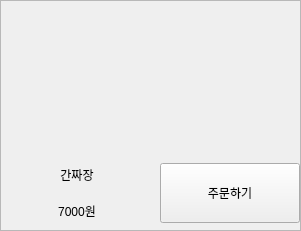
            <widget class="QFrame" name="frame_5">
             <property name="minimumSize">
              <size>
               <width>301</width>
               <height>231</height>
              </size>
             </property>
             <property name="maximumSize">
              <size>
               <width>301</width>
               <height>231</height>
              </size>
             </property>
             <property name="frameShape">
              <enum>QFrame::StyledPanel</enum>
             </property>
             <property name="frameShadow">
              <enum>QFrame::Raised</enum>
             </property>
             <widget class="QWidget" name="verticalLayoutWidget_6">
              <property name="geometry">
               <rect>
                <x>0</x>
                <y>0</y>
                <width>302</width>
                <height>228</height>
               </rect>
              </property>
              <layout class="QVBoxLayout" name="verticalLayout_15">
               <item>
                <widget class="QLabel" name="label_20">
                 <property name="minimumSize">
                  <size>
                   <width>300</width>
                   <height>150</height>
                  </size>
                 </property>
                 <property name="maximumSize">
                  <size>
                   <width>300</width>
                   <height>150</height>
                  </size>
                 </property>
                 <property name="text">
                  <string/>
                 </property>
                 <property name="pixmap">
                  <pixmap>../img/gan_jja.jpeg</pixmap>
                 </property>
                 <property name="scaledContents">
                  <bool>true</bool>
                 </property>
                </widget>
               </item>
               <item>
                <layout class="QHBoxLayout" name="horizontalLayout_8">
                 <item>
                  <layout class="QVBoxLayout" name="verticalLayout_16">
                   <item>
                    <widget class="QLabel" name="label_21">
                     <property name="minimumSize">
                      <size>
                       <width>150</width>
                       <height>30</height>
                      </size>
                     </property>
                     <property name="maximumSize">
                      <size>
                       <width>150</width>
                       <height>30</height>
                      </size>
                     </property>
                     <property name="layoutDirection">
                      <enum>Qt::LeftToRight</enum>
                     </property>
                     <property name="text">
                      <string>간짜장</string>
                     </property>
                     <property name="alignment">
                      <set>Qt::AlignCenter</set>
                     </property>
                    </widget>
                   </item>
                   <item>
                    <widget class="QLabel" name="label_22">
                     <property name="minimumSize">
                      <size>
                       <width>150</width>
                       <height>30</height>
                      </size>
                     </property>
                     <property name="maximumSize">
                      <size>
                       <width>150</width>
                       <height>30</height>
                      </size>
                     </property>
                     <property name="text">
                      <string>7000원</string>
                     </property>
                     <property name="alignment">
                      <set>Qt::AlignCenter</set>
                     </property>
                    </widget>
                   </item>
                  </layout>
                 </item>
                 <item>
                  <widget class="QPushButton" name="selectButton_2">
                   <property name="minimumSize">
                    <size>
                     <width>140</width>
                     <height>60</height>
                    </size>
                   </property>
                   <property name="maximumSize">
                    <size>
                     <width>140</width>
                     <height>60</height>
                    </size>
                   </property>
                   <property name="styleSheet">
                    <string notr="true">QPushButton:pressed {
    background-color: grey;  /* 버튼을 눌렀을 때 배경색 */
    color: white;            /* 버튼을 눌렀을 때 글자색 */
}</string>
                   </property>
                   <property name="text">
                    <string>주문하기</string>
                   </property>
                  </widget>
                 </item>
                </layout>
               </item>
              </layout>
             </widget>
            </widget>
